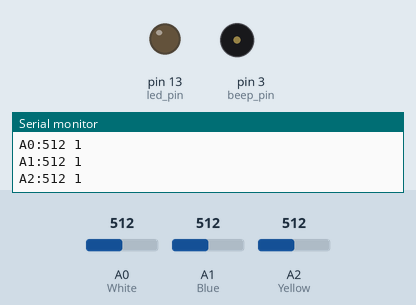
The sketch below on a simulated Arduino Uno, built with avr-gcc and run on an emulated ATmega328P. Shown: output pins drawn as LEDs (lit = HIGH), buzzer (waves = sounding, pin HIGH), the last lines printed to the serial monitor. The test bench sets the inputs (shaded band); at power-on: A0 (White) = 512, A1 (Blue) = 512, A2 (Yellow) = 512.

Above: at 0.1 s.
At 4.6 s:
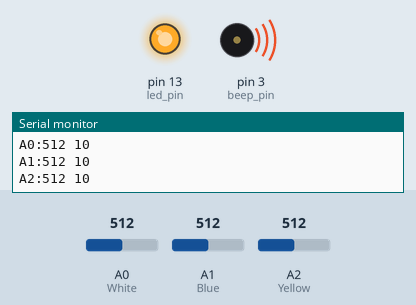
Timing chart, 0 to 6.1 s (numbered marks = the images above):
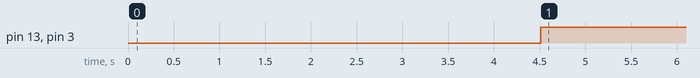

Measured:
- by itself, pin 13 (led_pin), pin 3 (beep_pin): LOW → HIGH at 4.5 s

The sketch:

bomb.ino
```cpp
int led_pin = 13; //bomb defused, correct wire cut
int beep_pin = 3; //bomb explodes, wrong wire cut

void setup() {
  Serial.begin(9600);
  pinMode(led_pin, OUTPUT);
  pinMode(beep_pin, OUTPUT);
}

int a0_val = 0;
int a1_val = 0;
int a2_val = 0;

int a0_count = 0;
int a1_count = 0;
int a2_count = 0;

//Analog Pins
int White = 0;
int Blue = 1;
int Yellow = 2;

//BOOM
void beep(){
  digitalWrite(beep_pin,HIGH);
}

//DEFUSED!!
void win(){
  digitalWrite(led_pin, HIGH);
}

void loop() {
  //GET VALUES FOR PIN A0-A2
  a0_val = analogRead(White);
  a1_val = analogRead(Blue);
  a2_val = analogRead(Yellow);

  if (a0_val > 0) //IF VALUE IS MORE THAN 0, The wire was cut
  {
    a0_count = a0_count + 1; //Add 1 to count.
    if (a0_count == 10) //If the wire stays cut till count is 10, the wire was actually cut
    {
      win(); //Win or Beep, depending on which wire should be cut.
    }
  }

  if (a1_val > 0)
  {
    a1_count = a1_count + 1;
    if (a1_count == 10)
    {
      beep();
    }
  }

  if (a2_val > 0)
  {
    a2_count = a2_count + 1;
    if (a2_count == 10)
    {
      beep();
    }
  }

  //Serial output for monitoring/testing purposes
  Serial.println();
  Serial.println("A0:" +String(a0_val) + " " + String(a0_count));
  Serial.println("A1:" +String(a1_val) + " " + String(a1_count));
  Serial.println("A2:" +String(a2_val) + " " + String(a2_count));
  delay(500); //Sleep for .5 seconds
}
```
